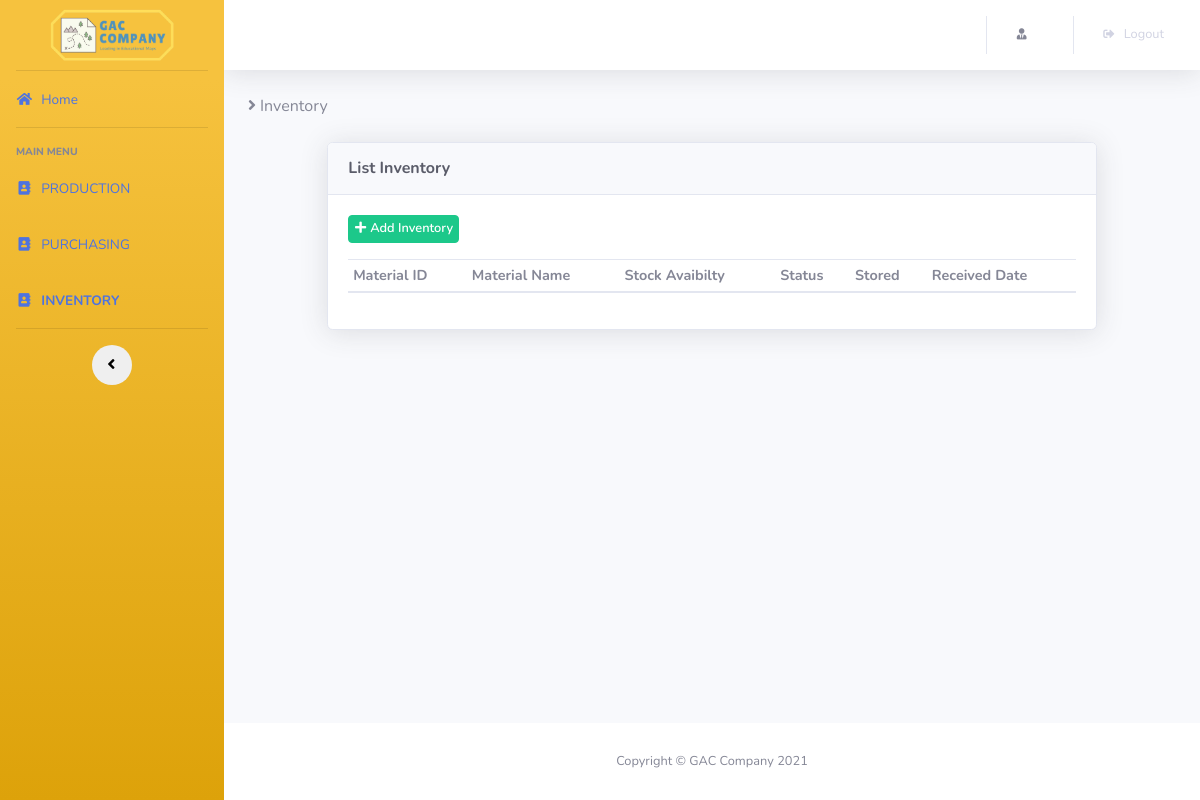
/views/admin/inventory.php?page=3A, run on an earlier commit of the app's database.
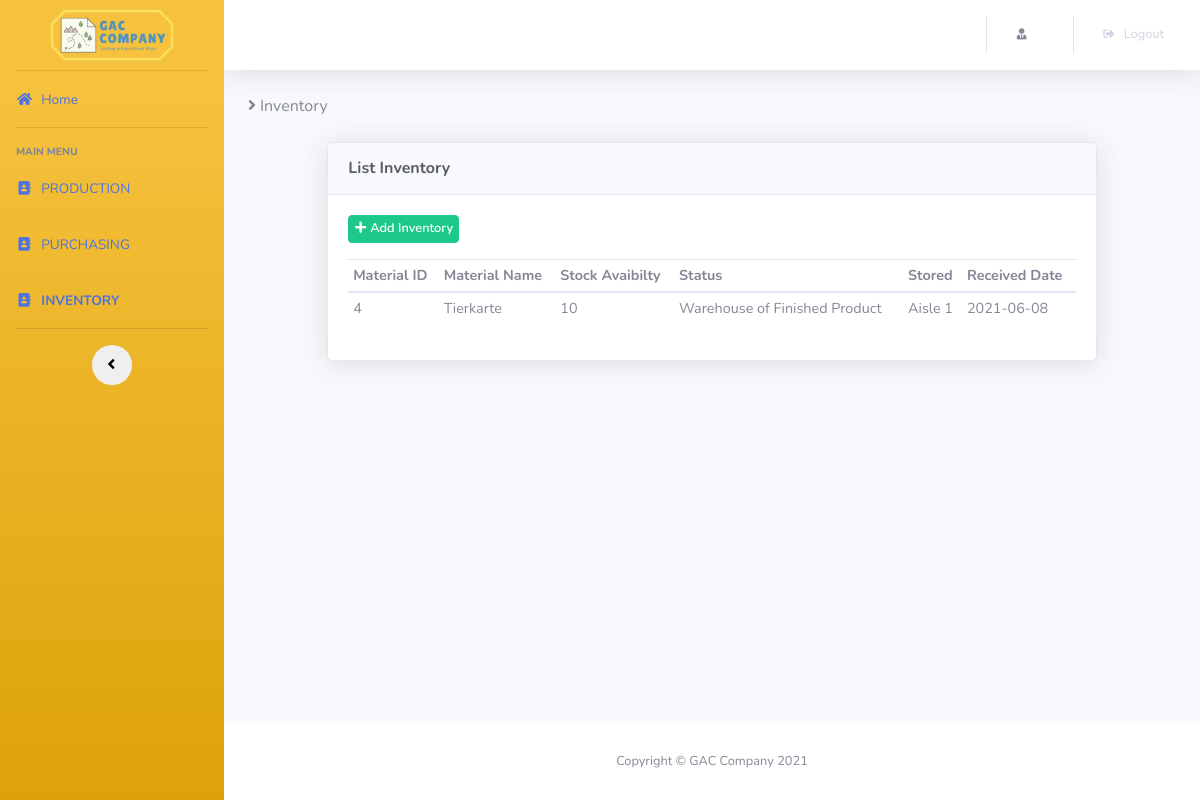
And on a later commit of the database.
### tables this page shows
CREATE TABLE `inventory` (
  `id` int(11) NOT NULL,
  `product_name` varchar(255) NOT NULL,
  `stock` int(11) NOT NULL,
  `received_date` date NOT NULL,
  `stored` varchar(255) DEFAULT NULL,
  `status` varchar(255) DEFAULT NULL
);

### config/page.php (called while the page is built, shortened)
<?php
  if(isset($_GET['page'])){
    switch ($page = $_GET['page']) {
    	case '3A':
    		$menu3A = "active";
    		break;
    }
  }
?>

### views/admin/inventory.php (the view)
<?php
include 'header.php';
$row = $dbconnect->query("SELECT * FROM inventory")
?>
<div class="d-sm-flex align-items-center justify-content-between mb-4">
    <span><i class="fa fa-angle-right">&nbsp;</i>Inventory</span>
</div>
<div class="row justify-content-center">
    <div class="col-lg-10">
        <div class="card shadow mb-4">
            <div class="card-header py-3">
                <h6 class="m-0 font-weight-bold text-dark">List Inventory</h6>
            </div>
            <div class="card-body">
                <div class="pb-3"><a href="add-inventory.php" class="btn btn-sm btn-success"><i class="fas fa-fw fa-plus">&nbsp;</i>Add Inventory</a></div>
                <div class="table-responsive">
                    <table class="table table-sm" id="dataTable" width="100%" cellspacing="0">
                        <thead>
                            <tr>
                                <th>Material ID</th>
                                <th>Material Name</th>
                                <th>Stock Avaibilty</th>
                                <th>Status</th>
                                <th>Stored</th>
                                <th>Received Date</th>
                            </tr>
                        </thead>
                        <tbody>
                            <?php if ($row->rowCount() > 0) {
                                while ($data = $row->fetch()) {
                            ?>
                                    <tr>
                                        <td><?php echo $data['id'] ?></td>
                                        <td><?php echo $data['product_name'] ?></td>
                                        <td><?php echo $data['stock'] ?></td>
                                        <td><?php echo $data['status'] ?></td>
                                        <td><?php echo $data['stored'] ?></td>
                                        <td><?php echo $data['received_date'] ?></td>
                                    </tr>
                            <?php
                                }
                            } ?>
                        </tbody>
                    </table>
                </div>
            </div>
        </div>
    </div>
</div>
<?php include 'footer.php' ?>

### views/admin/header.php (shortened to what this page needs)
<?php session_start();
include '../../Config/page.php';
include '../../Config/conn.php'; ?>
<!DOCTYPE html>
<html lang="en">
<head>
	<link href="../../assets/vendor/fontawesome-free/css/all.min.css" rel="stylesheet" type="text/css">
	<link href="../../assets/css/sb-admin-2-ram.css" rel="stylesheet">
	<link href="../../assets/vendor/datatables/dataTables.bootstrap4.min.css" rel="stylesheet">
</head>
<body id="page-top">
	<div id="wrapper">
		<ul class="navbar-nav bg-gradient-warning sidebar sidebar-primary accordion" id="accordionSidebar">
			<a class="sidebar-brand d-flex align-items-center justify-content-center" href="#">
				<div class="sidebar-brand-text mx-3"><img src="../../assets/img/logo-gac.png" width="80%"></div>
			</a>
			<hr class="sidebar-divider my-0">
			<li class="nav-item <?php if (isset($menu0)) echo $menu0 ?>">
				<a class="nav-link" href="home.php?page=home">
					<i class="fas fa-fw fa-home"></i>
					<span>Home</span></a>
			</li>
			<hr class="sidebar-divider">
			<div class="sidebar-heading">
				MAIN MENU
			</div>
			<li class="nav-item <?php if (isset($menu1A)) echo $menu1A ?>">
				<a class="nav-link" href="production.php?page=1A">
					<i class="fas fa-fw fa-address-book"></i>
					<span>PRODUCTION</span></a>
			</li>
			<li class="nav-item <?php if (isset($menu2A)) echo $menu2A ?>">
				<a class="nav-link" href="purchasing.php?page=2A">
					<i class="fas fa-fw fa-address-book"></i>
					<span>PURCHASING</span></a>
			</li>
			<li class="nav-item <?php if (isset($menu3A)) echo $menu3A ?>">
				<a class="nav-link" href="inventory.php?page=3A">
					<i class="fas fa-fw fa-address-book"></i>
					<span>INVENTORY</span></a>
			</li>
			<hr class="sidebar-divider">
			<div class="text-center d-none d-md-inline">
				<button class="rounded-circle border-0" id="sidebarToggle"></button>
			</div>
		</ul>
		<div id="content-wrapper" class="d-flex flex-column">
			<div id="content">
				<nav class="navbar navbar-expand navbar-light bg-white topbar mb-4 static-top shadow">
					<ul class="navbar-nav ml-auto">
						<li class="nav-item dropdown no-arrow">
							<a class="nav-link dropdown-toggle" href="#" id="userDropdown" role="button" data-toggle="dropdown" aria-haspopup="true" aria-expanded="false">
								<span class="mr-2 d-none d-lg-inline text-gray-600 small"><i class="fas fa-user-tie fa-sm fa-fw mr-2"></i><?= $_SESSION["name"] ?></span>
							</a>
						</li>
						<li class="nav-item">
							<a class="nav-link" href="../../auth/logout.php">
								<span class="mr-2 d-none d-lg-inline small"><i class="fas fa-sign-out-alt fa-sm fa-fw mr-2"></i>Logout</span>
							</a>
						</li>
					</ul>
				</nav>
				<div class="container-fluid">

What changed in the data, as far as the page shows it:
added inventory: id "4", product_name "Tierkarte", stock "10", status "Warehouse of Finished Product", stored "Aisle 1", received_date "2021-06-08"
